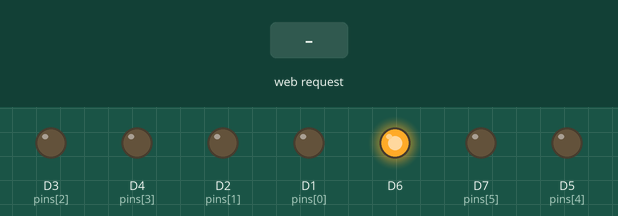
Simulated run of this sketch. Board: ESP8266 (NodeMCU). On the bench: output pins drawn as LEDs (lit = HIGH). Inputs (shaded band) come from the test bench. WiFi joins after 1.5 s; servers stay silent unless stated; what the sketch prints to the serial monitor is not drawn.

Above: at 3.2 s.
3.3 s: HTTP request GET /?turn=1 received
At 3.43 s:
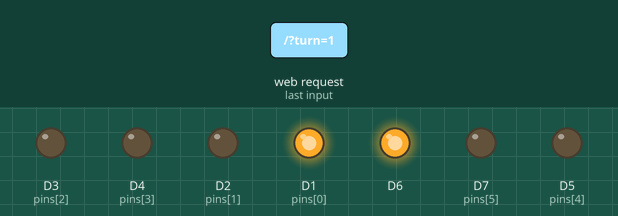
5.0 s: HTTP request GET /?drive=1 received
At 5.13 s:
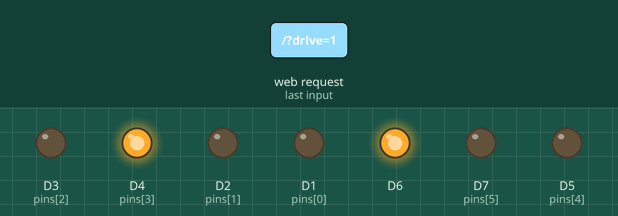
6.7 s: HTTP request GET /?drivepwm=1 received
At 7.7 s:
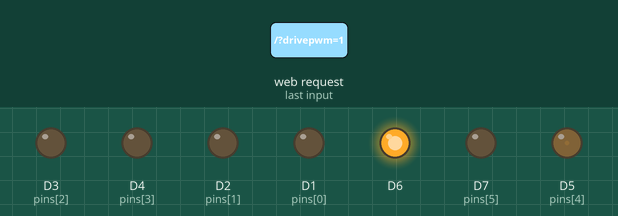
8.2 s: HTTP request GET /?drivepwm=120 received
At 8.9 s:
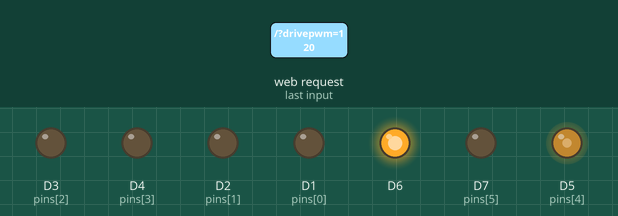
9.7 s: HTTP request GET /?turn=1&drive=1&drivepwm=1 received
At 9.83 s:
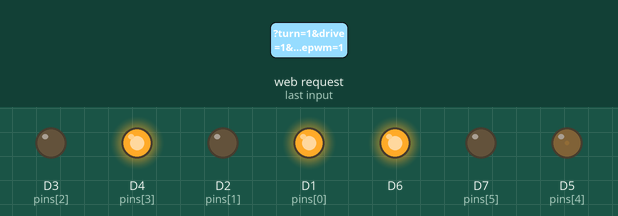
11.4 s: HTTP request GET /?turn=120&drive=120&drivepwm=120 received
At 12.4 s:
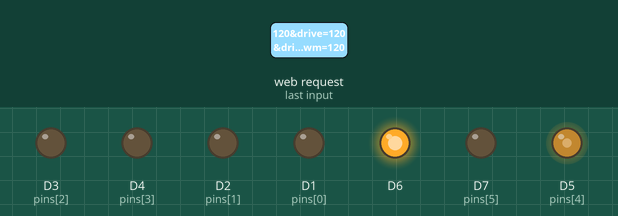
Timing chart, 0 to 13.9 s (numbered marks = the images above; inputs shaded):
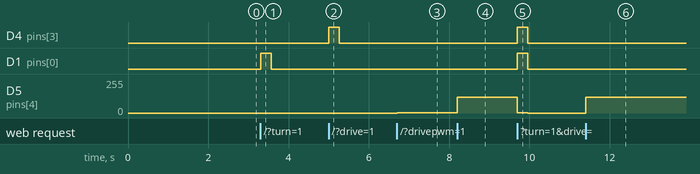

The sketch:

Firmware.ino
```cpp
#include <ESP8266WiFi.h>
#include <ESP8266WebServer.h>
#include "WiFiClient.h"

const char* ssid = "";
const char* password = "";

ESP8266WebServer server(80);
int timeout = 0;
int pins[6] = {D1, D2, D3, D4, D5, D7};
bool motor = false;

//keep connection alive if client is connected, kill connection and turn off pins if timeout.
void keep_alive() {
  if (!server.client()) {
    timeout++;
    delay(5);
    if (timeout > 50) {
      timeout = 0;
      if (motor) {
        motor = false;
        for (int i = 0; i < 6; i++) {
          digitalWrite(pins[i], LOW);
        }
      }
    }
  }
}

void root() {
  String message;
  timeout = 0;

  if (server.arg("turn") != "") {
    int TURN = server.arg("turn").toInt();
    if (TURN == 0) {
      digitalWrite(D1, LOW);
      digitalWrite(D2, LOW);
      message += "STRAIGHT";
    }
    if (TURN == 1) {
      motor = true;
      digitalWrite(D1, HIGH);
      digitalWrite(D2, LOW);
      message += "TURN LEFT";
    }
    if (TURN == 2) {
      motor = true;
      digitalWrite(D1, LOW);
      digitalWrite(D2, HIGH);
      message += "TURN RIGHT";
    }
  }

  if (server.arg("drive") != "") {
    int DIR = server.arg("drive").toInt();
    if (DIR == 0) {
      digitalWrite(D3, LOW);
      digitalWrite(D4, LOW);
      digitalWrite(D7, LOW);
      message += "STOP";
    }
    if (DIR == 1) {
      motor = true;
      digitalWrite(D3, LOW);
      digitalWrite(D4, HIGH);
      digitalWrite(D7, LOW);
      message += "FORWARD";
    }
    if (DIR == 2) {
      motor = true;
      digitalWrite(D3, HIGH);
      digitalWrite(D4, LOW);
      digitalWrite(D7, HIGH);
      message += "BACKWARD";
    }
  }

  if (server.arg("drivepwm") != "") {
    int pulse = server.arg("drivepwm").toInt();
    analogWrite(D5, pulse);
    message += " PWM: " + String(pulse);
  }
  server.send(200, "text / plain", message);
}


void setup() {
  Serial.begin(115200);

  WiFi.begin(ssid, password);
  while (WiFi.status() != WL_CONNECTED) {
    delay(1000);
    Serial.println("Waiting to connect…");
  }
  Serial.print("IP address: ");
  Serial.println(WiFi.localIP());
  Serial.print("MAC address: ");
  Serial.println(WiFi.macAddress());

  // Start the server
  server.on("/", root);
  server.begin();
  Serial.println("Server started");

  //Turn Motor
  pinMode(D1, OUTPUT);
  pinMode(D2, OUTPUT);

  //Drive Motor
  pinMode(D3, OUTPUT);
  pinMode(D4, OUTPUT);

  //Drive Motor Speed 0 - 1023
  pinMode(D5, OUTPUT);

  //Lights
  pinMode(D6, OUTPUT);
  pinMode(D7, OUTPUT);

  //headlights
  digitalWrite(D6, HIGH);
}

void loop() {
  server.handleClient();
  keep_alive();
}
```

Measured:
- after the input at 3.3 s, D1 (pins[0]): LOW → HIGH at once, → LOW 0.26 s later
- after the input at 5.0 s, D4 (pins[3]): LOW → HIGH at once, → LOW 0.26 s later
- after the input at 6.7 s, D5 (pins[4]): 0/255 → 1/255 at once
- after the input at 8.2 s, D5 (pins[4]): 1/255 → 120/255 at once
- after the input at 9.7 s, D4 (pins[3]), D1 (pins[0]): LOW → HIGH at once, → LOW 0.26 s later; D5 (pins[4]): 120/255 → 1/255 at once, → 0/255 0.26 s later
- after the input at 11.4 s, D5 (pins[4]): 0/255 → 120/255 at once
